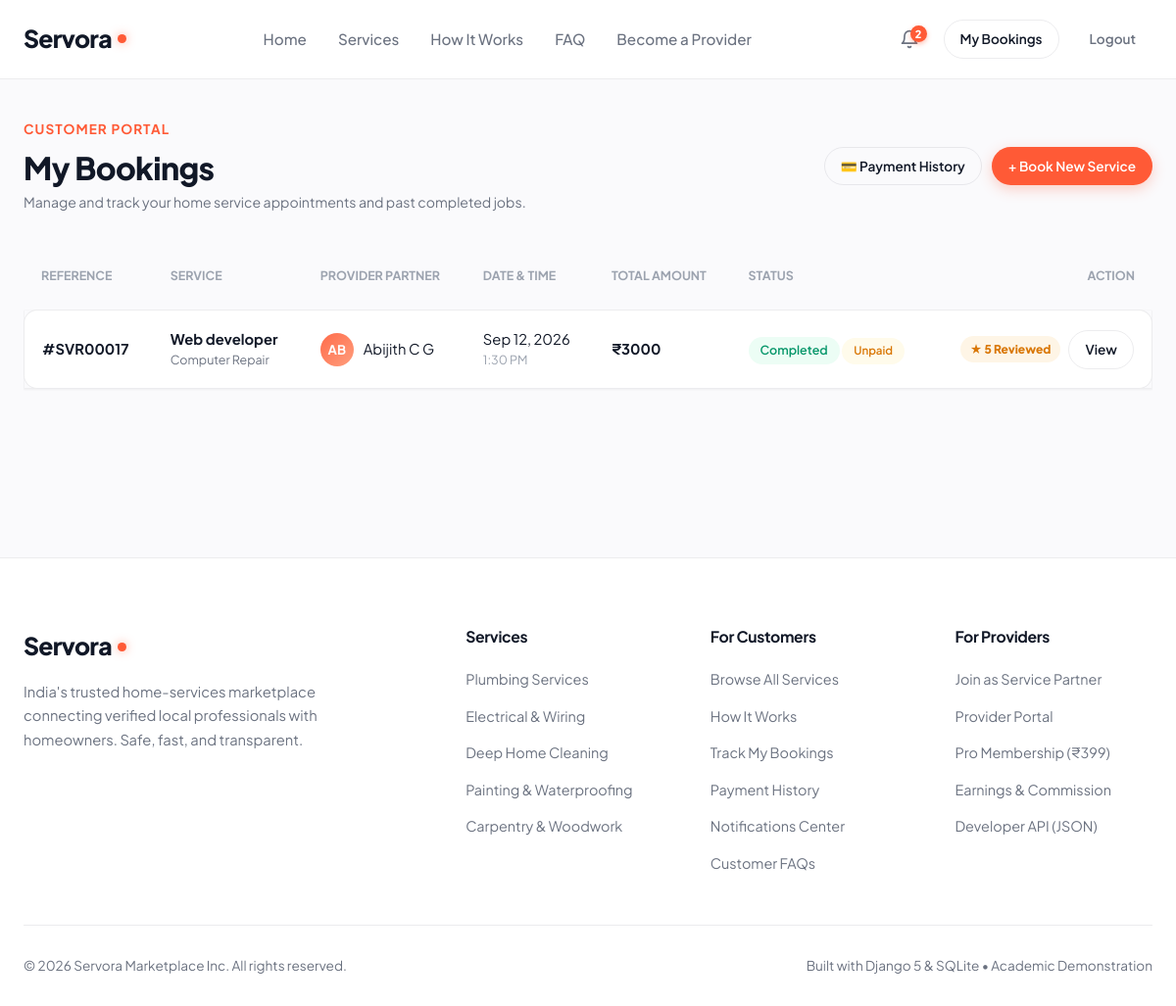
/my-bookings/ (signed in), run on the app's committed database.
### services/models.py (models this page shows, shortened)
class Booking(models.Model):
    STATUS_CHOICES = (
        ('pending', 'Pending Approval'),
        ('accepted', 'Accepted / In Progress'),
        ('completed', 'Completed'),
        ('declined', 'Declined'),
        ('cancelled', 'Cancelled'),
    )
    PAYMENT_STATUS_CHOICES = (
        ('unpaid', 'Unpaid'),
        ('pending', 'Payment Pending'),
        ('paid', 'Paid'),
        ('failed', 'Payment Failed'),
        ('refunded', 'Refunded'),
    )
    service = models.ForeignKey(Service, on_delete=models.CASCADE, related_name='bookings')
    customer = models.ForeignKey(User, on_delete=models.CASCADE, related_name='bookings')
    booking_date = models.DateField()
    booking_time = models.TimeField()
    status = models.CharField(max_length=20, choices=STATUS_CHOICES, default='pending')
    payment_status = models.CharField(
        max_length=20,
        choices=PAYMENT_STATUS_CHOICES,
        default='unpaid',
        help_text="Financial settlement status of the customer booking."
    )
    service_amount = models.DecimalField(
        max_digits=10,
        decimal_places=2,
        default=Decimal('0.00'),
        help_text="Base price for the agreed service."
    )
    materials_amount = models.DecimalField(
        max_digits=10,
        decimal_places=2,
        default=Decimal('0.00'),
        help_text="Total approved physical materials and parts reimbursement."
    )
    final_amount = models.DecimalField(
        max_digits=10,
        decimal_places=2,
        default=Decimal('0.00'),
        help_text="Final payable total locked after materials approval (service + materials)."
    )
    total_amount = models.DecimalField(max_digits=10, decimal_places=2)
    commission_rate = models.DecimalField(
        max_digits=5,
        decimal_places=2,
        default=10.00,
        help_text="Platform commission percentage (default 10%)"
    )
    commission_amount = models.DecimalField(
        max_digits=10,
        decimal_places=2,
        default=0.00,
        help_text="Calculated platform revenue earned on completion (10% of service charge)"
    )
    address = models.TextField(blank=True, default='')
    notes = models.TextField(blank=True, default='')
    created_at = models.DateTimeField(auto_now_add=True)
    class Meta:
        ordering = ['-created_at']

class Service(models.Model):
    provider = models.ForeignKey(UserProfile, on_delete=models.CASCADE, related_name='services')
    category = models.ForeignKey(Category, on_delete=models.CASCADE, related_name='services')
    title = models.CharField(max_length=200)
    slug = models.SlugField(max_length=220, unique=True, blank=True)
    description = models.TextField()
    price = models.DecimalField(max_digits=10, decimal_places=2, help_text="Starting price in INR (₹)")
    duration_estimate = models.CharField(max_length=100, default='1-2 hours')
    location = models.CharField(max_length=120, default='Kannur')
    image = models.ImageField(upload_to='services/', blank=True, null=True)
    is_active = models.BooleanField(default=True)
    is_featured = models.BooleanField(default=False)
    created_at = models.DateTimeField(auto_now_add=True)
    updated_at = models.DateTimeField(auto_now=True)
    class Meta:
        ordering = ['-is_featured', '-created_at']

class Category(models.Model):
    name = models.CharField(max_length=100, unique=True)
    slug = models.SlugField(max_length=120, unique=True, blank=True)
    icon_name = models.CharField(
        max_length=50,
        default='wrench',
        help_text="Icon identifier (e.g. spark, wrench, zap, paint, hammer, leaf)"
    )
    description = models.TextField(blank=True, default='')
    order = models.PositiveIntegerField(default=0)
    class Meta:
        verbose_name_plural = "Categories"
        ordering = ['order', 'name']

class Review(models.Model):
    RATING_CHOICES = [(i, str(i)) for i in range(1, 6)]
    service = models.ForeignKey(Service, on_delete=models.CASCADE, related_name='reviews')
    customer = models.ForeignKey(User, on_delete=models.CASCADE, related_name='customer_reviews')
    booking = models.OneToOneField(Booking, on_delete=models.SET_NULL, null=True, blank=True, related_name='review')
    rating = models.PositiveSmallIntegerField(choices=RATING_CHOICES, default=5)
    comment = models.TextField()
    created_at = models.DateTimeField(auto_now_add=True)
    class Meta:
        ordering = ['-created_at']

### users/models.py (models this page shows, shortened)
class UserProfile(models.Model):
    ROLE_CHOICES = (
        ('customer', 'Customer / Homeowner'),
        ('provider', 'Service Provider / Professional'),
    )
    user = models.OneToOneField(User, on_delete=models.CASCADE, related_name='profile')
    role = models.CharField(max_length=20, choices=ROLE_CHOICES, default='customer')
    phone = models.CharField(max_length=20, blank=True, default='')
    city = models.CharField(max_length=100, blank=True, default='Kannur')
    address = models.TextField(blank=True, default='')
    bio = models.TextField(blank=True, default='')
    is_verified = models.BooleanField(default=False, help_text="Designates whether this provider has been verified.")
    avatar = models.ImageField(upload_to='profiles/', blank=True, null=True)
    PAYOUT_STATUS_CHOICES = (
        ('not_configured', 'Not Configured'),
        ('configured', 'Configured'),
        ('verification_required', 'Verification Required'),
        ('ready', 'Ready for Payout'),
    )
    PAYOUT_PREFERENCE_CHOICES = (
        ('upi', 'UPI Transfer'),
        ('bank', 'Bank Transfer'),
    )
    payout_upi_id = models.CharField(
        max_length=100,
        blank=True,
        default='',
        help_text="Private provider UPI ID for electronic settlement disbursements."
    )
    payout_upi_name = models.CharField(
        max_length=150,
        blank=True,
        default='',
        help_text="Beneficiary name associated with UPI ID."
    )
    payout_preference = models.CharField(
        max_length=30,
        choices=PAYOUT_PREFERENCE_CHOICES,
        default='upi'
    )
    payout_status = models.CharField(
        max_length=30,
        choices=PAYOUT_STATUS_CHOICES,
        default='not_configured'
    )
    created_at = models.DateTimeField(auto_now_add=True)
    @property
    def is_provider(self):
        return self.role == 'provider'

### services/views.py (the view)
# urls.py: path('my-bookings/', views.my_bookings_view, name='my_bookings'),
def my_bookings_view(request):
    if not request.user.is_authenticated:
        messages.info(request, "Please log in to view your bookings.")
        return redirect('login')
    bookings = Booking.objects.filter(customer=request.user).select_related(
        'service', 'service__provider', 'service__provider__user', 'service__category'
    ).order_by('-created_at')
    return render(request, 'services/my_bookings.html', {
        'bookings': bookings,
        'total_bookings': bookings.count(),
    })

### templates/services/my_bookings.html (shortened to what this page needs)
{% extends 'base.html' %}
{% load static %}
{% block extra_css %}
  <link rel="stylesheet" href="{% static 'css/customer.css' %}">
  <link rel="stylesheet" href="{% static 'css/booking.css' %}">
{% endblock %}
{% block content %}
<section class="section" style="padding: 40px 0 80px;">
  <div class="container">
    <div style="display: flex; align-items: center; justify-content: space-between; margin-bottom: 30px; flex-wrap: wrap; gap: 16px;">
      <div>
        <span class="section-subtitle">Customer Portal</span>
        <h1 style="font-size: 2rem; margin-bottom: 4px;">My Bookings</h1>
        <p class="text-sm">Manage and track your home service appointments and past completed jobs.</p>
      </div>
      <div style="display: flex; gap: 10px;">
        <a href="{% url 'customer_payment_history' %}" class="btn btn-outline btn-sm">
          💳 Payment History
        </a>
        <a href="{% url 'service_list' %}" class="btn btn-primary btn-sm">
          + Book New Service
        </a>
      </div>
    </div>
    {% if bookings %}
      <div style="overflow-x: auto;">
        <table class="bookings-table">
          <thead>
            <tr>
              <th>Reference</th>
              <th>Service</th>
              <th>Provider Partner</th>
              <th>Date & Time</th>
              <th>Total Amount</th>
              <th>Status</th>
              <th style="text-align: right;">Action</th>
            </tr>
          </thead>
          <tbody>
            {% for b in bookings %}
              <tr class="booking-row-card">
                <td>
                  <strong>#SVR{{ b.id|stringformat:"05d" }}</strong>
                </td>
                <td>
                  <strong style="color: var(--brand-dark);">{{ b.service.title }}</strong>
                  <div class="text-xs" style="color: var(--text-secondary);">{{ b.service.category.name }}</div>
                </td>
                <td>
                  <div style="display: flex; align-items: center; gap: 10px;">
                    <div class="hero-visual-avatar" style="width: 34px; height: 34px; font-size: 0.82rem;">
                      {{ b.service.provider.user.first_name|default:b.service.provider.user.username|slice:":2"|upper }}
                    </div>
                    <span>{{ b.service.provider.user.get_full_name|default:b.service.provider.user.username }}</span>
                  </div>
                </td>
                <td>
                  <div>{{ b.booking_date|date:"M d, Y" }}</div>
                  <div class="text-xs" style="color: var(--text-muted);">{{ b.booking_time|time:"g:i A" }}</div>
                </td>
                <td>
                  <strong style="color: var(--brand-dark);">₹{{ b.total_amount|floatformat:0 }}</strong>
                </td>
                <td>
                  {% if b.status == 'pending' %}
                    <span class="badge badge-pending">Pending Approval</span>
                  {% elif b.status == 'accepted' %}
                    <span class="badge" style="background: #EFF6FF; color: #2563EB;">Accepted &bull; Upcoming</span>
                  {% elif b.status == 'completed' %}
                    <span class="badge badge-completed">Completed</span>
                  {% elif b.status == 'cancelled' %}
                    <span class="badge badge-cancelled">Cancelled</span>
                  {% elif b.status == 'declined' %}
                    <span class="badge badge-declined">Declined</span>
                  {% else %}
                    <span class="badge">{{ b.get_status_display }}</span>
                  {% endif %}
                  {% if b.payment_status == 'paid' %}
                    <span class="badge" style="background: #ECFDF5; color: #059669; font-size: 0.72rem; margin-top: 4px; display: inline-block;">✓ Paid</span>
                  {% elif b.payment_status == 'failed' %}
                    <span class="badge" style="background: #FEF2F2; color: #DC2626; font-size: 0.72rem; margin-top: 4px; display: inline-block;">Failed</span>
                  {% elif b.payment_status == 'refunded' %}
                    <span class="badge" style="background: #F3F4F6; color: #6B7280; font-size: 0.72rem; margin-top: 4px; display: inline-block;">Refunded</span>
                  {% else %}
                    <span class="badge" style="background: #FFFBEB; color: #D97706; font-size: 0.72rem; margin-top: 4px; display: inline-block;">Unpaid</span>
                  {% endif %}
                </td>
                <td style="text-align: right;">
                  <div style="display: inline-flex; align-items: center; gap: 8px;">
                    {% if b.status == 'completed' %}
                      {% if b.review %}
                        <span style="background: rgba(245, 158, 11, 0.1); color: #D97706; font-size: 0.75rem; font-weight: 800; padding: 4px 10px; border-radius: 9999px;">
                          ★ {{ b.review.rating }} Reviewed
                        </span>
                      {% else %}
                        <a href="{% url 'leave_review' b.id %}" class="btn btn-primary btn-sm" style="background: #FF5A36; border-color: #FF5A36; padding: 4px 10px; font-size: 0.78rem;">
                          ★ Review
                        </a>
                      {% endif %}
                    {% endif %}
                    <a href="{% url 'booking_detail' b.id %}" class="btn btn-outline btn-sm">
                      View
                    </a>
                  </div>
                </td>
              </tr>
            {% endfor %}
          </tbody>
        </table>
      </div>
    {% endif %}
  </div>
</section>
{% endblock %}

### data on the page
Booking: id "00017", service "Web developer", service.category.name "Computer Repair", service.provider.user.first_name "AB", service.provider.user.get_full_name "Abijith C G", booking_date "Sep 12, 2026", booking_time "1:30 PM", total_amount "3000", status "Completed", payment_status "Unpaid", review.rating "5"

### other printed values
{{ unread_notifications_count }} "2"
